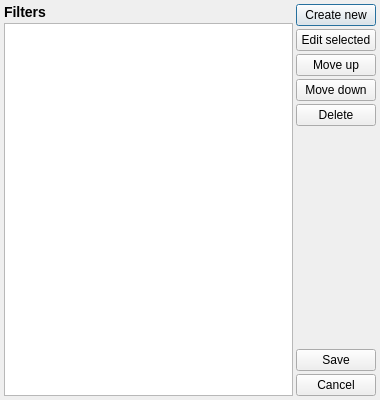
<?xml version="1.0" encoding="UTF-8"?>
<ui version="4.0">
 <class>FilterList</class>
 <widget class="QDialog" name="FilterList">
  <property name="geometry">
   <rect>
    <x>0</x>
    <y>0</y>
    <width>380</width>
    <height>400</height>
   </rect>
  </property>
  <property name="minimumSize">
   <size>
    <width>380</width>
    <height>400</height>
   </size>
  </property>
  <property name="maximumSize">
   <size>
    <width>380</width>
    <height>400</height>
   </size>
  </property>
  <property name="windowTitle">
   <string>Filter settings</string>
  </property>
  <layout class="QHBoxLayout" name="horizontalLayout">
   <property name="spacing">
    <number>3</number>
   </property>
   <property name="leftMargin">
    <number>4</number>
   </property>
   <property name="topMargin">
    <number>4</number>
   </property>
   <property name="rightMargin">
    <number>4</number>
   </property>
   <property name="bottomMargin">
    <number>4</number>
   </property>
   <item>
    <layout class="QVBoxLayout" name="verticalLayout_2">
     <item>
      <widget class="QLabel" name="label">
       <property name="text">
        <string>&lt;h3&gt;Filters&lt;/h3&gt;</string>
       </property>
      </widget>
     </item>
     <item>
      <widget class="QListWidget" name="filterList">
       <property name="editTriggers">
        <set>QAbstractItemView::NoEditTriggers</set>
       </property>
      </widget>
     </item>
    </layout>
   </item>
   <item>
    <layout class="QVBoxLayout" name="verticalLayout">
     <property name="spacing">
      <number>3</number>
     </property>
     <item>
      <widget class="QPushButton" name="button_create">
       <property name="text">
        <string>Create new</string>
       </property>
      </widget>
     </item>
     <item>
      <widget class="QPushButton" name="button_edit">
       <property name="text">
        <string>Edit selected</string>
       </property>
      </widget>
     </item>
     <item>
      <widget class="QPushButton" name="button_moveUp">
       <property name="text">
        <string>Move up</string>
       </property>
      </widget>
     </item>
     <item>
      <widget class="QPushButton" name="button_moveDown">
       <property name="text">
        <string>Move down</string>
       </property>
      </widget>
     </item>
     <item>
      <widget class="QPushButton" name="button_delete">
       <property name="text">
        <string>Delete</string>
       </property>
      </widget>
     </item>
     <item>
      <spacer name="verticalSpacer">
       <property name="orientation">
        <enum>Qt::Vertical</enum>
       </property>
       <property name="sizeHint" stdset="0">
        <size>
         <width>20</width>
         <height>40</height>
        </size>
       </property>
      </spacer>
     </item>
     <item>
      <widget class="QPushButton" name="button_ok">
       <property name="text">
        <string>Save</string>
       </property>
      </widget>
     </item>
     <item>
      <widget class="QPushButton" name="button_cancel">
       <property name="text">
        <string>Cancel</string>
       </property>
      </widget>
     </item>
    </layout>
   </item>
  </layout>
 </widget>
 <resources/>
 <connections/>
</ui>
